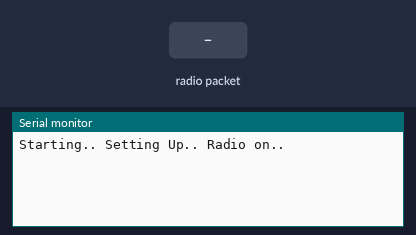
The sketch below on a simulated Arduino Uno, built with avr-gcc and run on an emulated ATmega328P. Shown: the last lines printed to the serial monitor. The test bench sets the inputs (shaded band). No radio packets arrive unless stated.

Above: at 3.2 s.
3.3 s: radio packet "1" arrives
At 4.3 s:
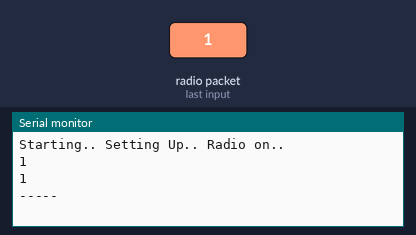
4.8 s: radio packet "0" arrives
At 5.5 s:
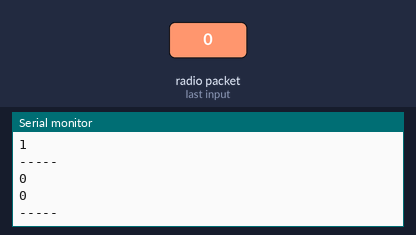
6.3 s: radio packet "2" arrives
At 6.6 s:
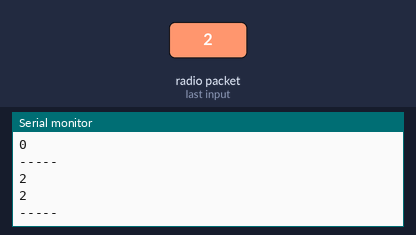
Timing chart, 0 to 9.3 s (numbered marks = the images above; inputs shaded):
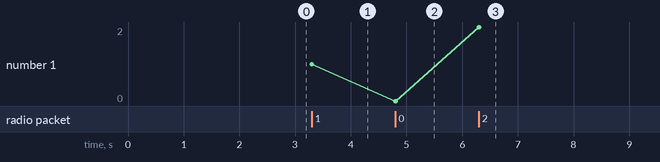

Measured:
- after the input at 3.3 s, the serial monitor: prints a new line at once (image 1)
- after the input at 4.8 s, the serial monitor: prints a new line at once (image 2)
- after the input at 6.3 s, the serial monitor: prints a new line at once (image 3)
- plotted number 1: 1 → 0 after the input at 4.8 s, 0 → 2 after the input at 6.3 s

The sketch:

arduino-receiver-template.ino
```cpp
#include<SPI.h>                   // spi library for connecting nrf
#include <Wire.h>                             // i2c libary fro 16x2 lcd display
#include<RF24.h>                  // nrf library


RF24 radio(9, 10) ;  // ce, csn pins
void setup(void) {
  while (!Serial) ;
  Serial.begin(9600) ;     // start serial monitor baud rate
  Serial.println("Starting.. Setting Up.. Radio on..") ; // debug message
  radio.begin();        // start radio at ce csn pin 9 and 10
  radio.setPALevel(RF24_PA_MAX) ;   // set power level
  radio.setChannel(0x76) ;            // set chanel at 76
  const uint64_t pipe = 0xE0E0F1F1E0LL ;    // pipe address same as sender i.e. raspberry pi
  radio.openReadingPipe(1, pipe) ;        // start reading pipe
  radio.enableDynamicPayloads() ;
  radio.powerUp() ;
  delay(2000);
}

void loop(void) {

  radio.startListening() ;        // start listening forever
  char receivedMessage[32] = {0} ;   // set incmng message for 32 bytes
  if (radio.available()) {       // check if message is coming
    radio.read(receivedMessage, sizeof(receivedMessage));    // read the message and save
    Serial.println(receivedMessage) ;    // print message on serial monitor
    radio.stopListening() ;   // stop listening radio
    String stringMessage(receivedMessage) ;     // change char to string
    //delay(1000);    // delay of 1 second
    Serial.println(stringMessage);   // print received mesage
    Serial.println("-----");
  }
  //delay(10);
}
```
